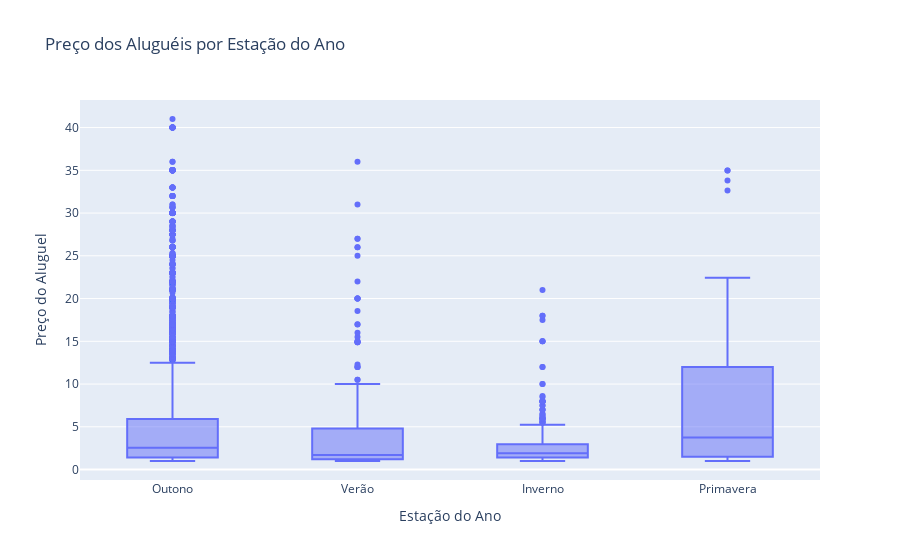

The notebook cell saved with this chart:
### Code cell
fig = px.box(
    df,
    x="listing.imvl_season",
    y="listing.pricingInfo.rentalPrice",
    title="Preço dos Aluguéis por Estação do Ano",
)
fig.update_layout(xaxis_title="Estação do Ano", yaxis_title="Preço do Aluguel")
fig.show()

### Figure 1 — Plotly figure (JSON) as saved in the notebook; plotly's stock layout.template omitted (floating-point values rounded to 4 significant figures; data arrays with more than 128 entries replaced by an {"elided": "..."} marker saying what was removed)
{"data": [{"alignmentgroup": "True", "hovertemplate": "listing.imvl_season=%{x}<br>listing.pricingInfo.rentalPrice=%{y}<extra></extra>", "legendgroup": "", "marker": {"color": "#636efa"}, "name": "", "notched": false, "offsetgroup": "", "orientation": "v", "showlegend": false, "type": "box", "x": {"elided": "8148 str values"}, "x0": " ", "xaxis": "x", "y": {"elided": "8148 float values"}, "y0": " ", "yaxis": "y"}], "layout": {"autosize": true, "boxmode": "group", "legend": {"tracegroupgap": 0}, "title": {"text": "Preço dos Aluguéis por Estação do Ano"}, "xaxis": {"anchor": "y", "autorange": true, "domain": [0, 1], "range": [-0.5, 3.5], "title": {"text": "Estação do Ano"}, "type": "category"}, "yaxis": {"anchor": "x", "autorange": true, "domain": [0, 1], "range": [-1.222, 43.22], "title": {"text": "Preço do Aluguel"}, "type": "linear"}}}
